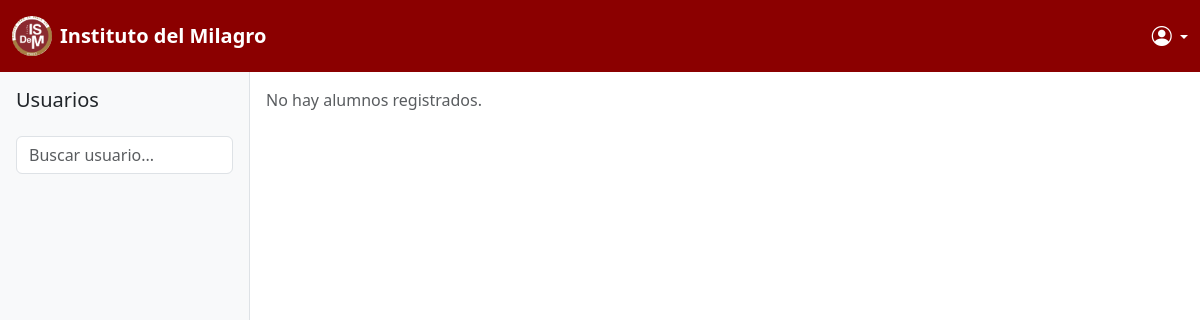
The app's page /panel/, older data.
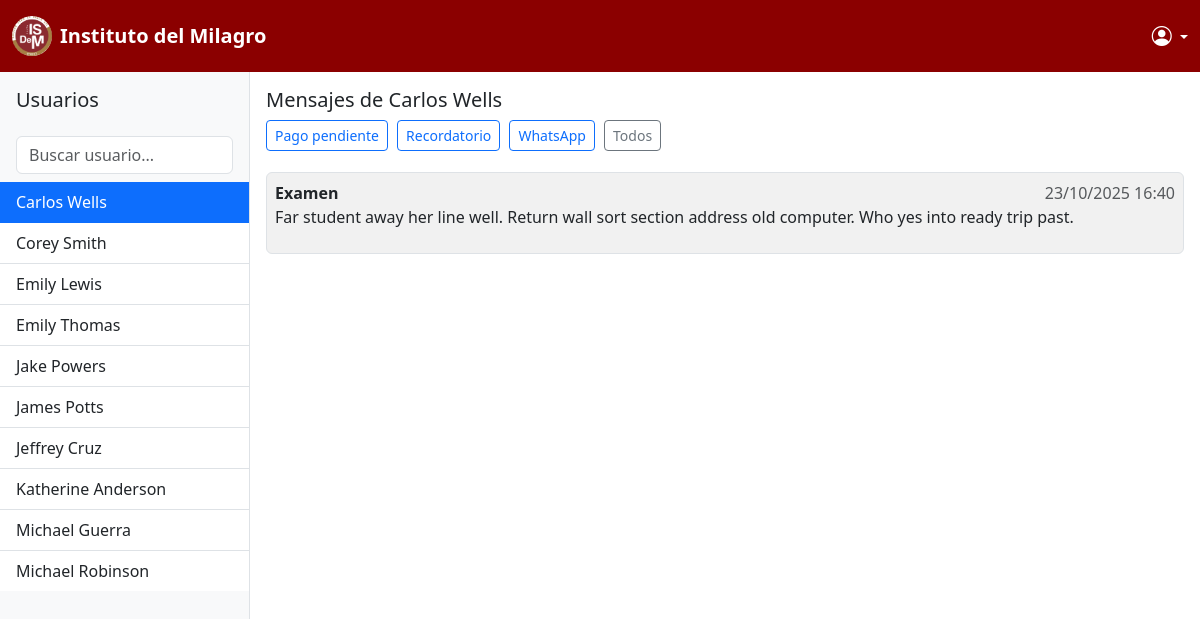
The same page, newer data.
### mensajes/models.py (models this page shows, shortened)
class PerfilAlumno(models.Model):
    user = models.OneToOneField(User, on_delete=models.CASCADE)
    dni = models.CharField(max_length=20, unique=True)
    telefono = models.CharField(max_length=20, blank=True, null=True)
    direccion = models.CharField(max_length=200, blank=True, null=True)
    carrera = models.ForeignKey(Carrera, on_delete=models.SET_NULL, blank=True, null=True)
    estado_documentacion = models.BooleanField(default=True)  # True = completa, False = faltante
    estado_pago = models.BooleanField(default=True)  # True = al día, False = pendiente
    def __str__(self):
        return f"{self.user.first_name} {self.user.last_name}"

class Notificacion(models.Model):
    alumno = models.ForeignKey(PerfilAlumno, on_delete=models.CASCADE)
    tipo = models.ForeignKey(TipoNotificacion, on_delete=models.CASCADE)
    fecha_envio = models.DateTimeField(auto_now_add=True)
    estado_envio = models.CharField(max_length=50)  # "Enviado", "Fallido", "Pendiente"
    mensaje = models.TextField(default="mensaje por defecto")

class TipoNotificacion(models.Model):
    nombre_tipo = models.CharField(max_length=100)

### mensajes/views.py (the view)
# urls.py: path('panel/', views.panel_admin, name='panel_admin'),
def panel_admin(request):
    alumnos = PerfilAlumno.objects.filter(user__is_staff=False).order_by('user__first_name')
    print(alumnos)
    alumno_seleccionado = alumnos.first() if alumnos.exists() else None
    notificaciones = []
    if alumno_seleccionado:
        notificaciones = Notificacion.objects.filter(alumno=alumno_seleccionado).order_by('-fecha_envio')
    context = {
        'alumnos': alumnos,
        'alumno_seleccionado': alumno_seleccionado,
        'notificaciones': notificaciones,
    }
    return render(request, 'mensajes/panel_admin.html', context)

### mensajes/templates/mensajes/panel_admin.html (shortened to what this page needs)
<!DOCTYPE html>
<html lang="es">
<head>
    <link href="https://cdn.jsdelivr.net/npm/bootstrap@5.3.1/dist/css/bootstrap.min.css" rel="stylesheet">
</head>
<body>
    {% include "mensajes/navbar.html" %}
<div class="d-flex vh-100">
    <div class="sidebar bg-light border-end" style="width: 250px; overflow-y: auto;">
        <h5 class="p-3">Usuarios</h5>
        <div class="px-3 pb-2">
            <input type="text" id="searchUser" class="form-control" placeholder="Buscar usuario...">
        </div>
       <ul id="alumnosList" class="list-group list-group-flush">
        {% for alumno in alumnos %}
            <li class="list-group-item {% if alumno == alumno_seleccionado %}active{% endif %}"
                data-alumno-id="{{ alumno.id }}">
                {{ alumno.user.first_name }} {{ alumno.user.last_name }}
            </li>
        {% endfor %}
    </ul>
    </div>
    <div class="chat-area d-flex flex-column flex-grow-1">
        <div class="messages flex-grow-1 p-3" style="overflow-y: auto;">
            {% if alumno_seleccionado %}
                <h5>Mensajes de {{ alumno_seleccionado.user.first_name }} {{ alumno_seleccionado.user.last_name }}</h5>
                <div id="filtros" class="mb-3">
                    <button class="btn btn-sm btn-outline-primary filtro-btn" data-tipo="Pago pendiente">Pago pendiente</button>
                    <button class="btn btn-sm btn-outline-primary filtro-btn" data-tipo="Recordatorio">Recordatorio</button>
                    <button class="btn btn-sm btn-outline-primary filtro-btn" data-tipo="WhatsApp">WhatsApp</button>
                    <button class="btn btn-sm btn-outline-secondary filtro-btn" data-tipo="Todos">Todos</button>
                </div>
                {% if notificaciones %}
                    {% for notificacion in notificaciones %}
                        <div class="message border rounded p-2 mb-2" data-tipo="{{ notificacion.tipo.nombre_tipo }}">
                            <strong>{{ notificacion.tipo.nombre_tipo }}</strong>
                            <span class="text-muted float-end">{{ notificacion.fecha_envio|date:"d/m/Y H:i" }}</span>
                            <p>{{ notificacion.mensaje }}</p>
                        </div>
                    {% endfor %}
                {% else %}
                    <p class="text-muted">Este alumno no tiene notificaciones.</p>
                {% endif %}
            {% else %}
                <p class="text-muted">No hay alumnos registrados.</p>
            {% endif %}
        </div>
    </div>
</div>
 <link href="https://cdn.jsdelivr.net/npm/bootstrap@5.3.3/dist/css/bootstrap.min.css" rel="stylesheet">
    <link rel="stylesheet" href="https://cdn.jsdelivr.net/npm/bootstrap-icons@1.11.3/font/bootstrap-icons.min.css">
</body>
</html>

### mensajes/templates/mensajes/navbar.html (shortened to what this page needs)
{% load static %}
<nav class="navbar navbar-expand-lg" style="background-color: #8B0000;">
    <div class="container-fluid">
        <a class="navbar-brand d-flex align-items-center" href="#">
            <img src='{% static "descarga.png" %}' alt="Logo" width="40" height="40" style="border-radius: 50%;">
            <span class="navbar-text fw-bold fs-5 ms-2" style="color: white;">
                Instituto del Milagro
            </span>
        </a>
        <div class="dropdown">
            <a class="nav-link dropdown-toggle" style="color: white;" href="#" role="button" id="perfilDropdown" data-bs-toggle="dropdown" aria-expanded="false">
                <i class="bi bi-person-circle fs-5" style="color: white;"></i>
            </a>
        </div>
    </div>
</nav>

### mensajes/templates/mensajes/panel_admin.html (style rules this page uses)
body { height: 100vh; }
.sidebar { width: 250px; height: 100%; overflow-y: auto; border-right: 1px solid #ddd; }
.chat-area { flex: 1; display: flex; flex-direction: column; height: 100%; }
.messages { flex: 1; overflow-y: auto; padding: 15px; }
.message { margin-bottom: 10px; padding: 8px; border-radius: 10px; background: #f1f1f1; }
.filtro-btn { margin-right: 5px; margin-bottom: 5px; }

Row changes from the older to the newer data that the page shows:
added PerfilAlumno: user.first_name "Carlos", user.last_name "Wells"
added PerfilAlumno: user.first_name "Corey", user.last_name "Smith"
added PerfilAlumno: user.first_name "Emily", user.last_name "Lewis"
added PerfilAlumno: user.first_name "Emily", user.last_name "Thomas"
added PerfilAlumno: user.first_name "Jake", user.last_name "Powers"
added PerfilAlumno: user.first_name "James", user.last_name "Potts"
added PerfilAlumno: user.first_name "Jeffrey", user.last_name "Cruz"
added PerfilAlumno: user.first_name "Katherine", user.last_name "Anderson"
added PerfilAlumno: user.first_name "Michael", user.last_name "Guerra"
added PerfilAlumno: user.first_name "Michael", user.last_name "Robinson"
now on this page (row edited): Notificacion: tipo.nombre_tipo "Examen", fecha_envio "23/10/2025 16:40", mensaje "Far student away her line well. Return wall sort section address old computer. Who yes into ready trip past."
Text that changed along with them:
text no longer shown: "No hay alumnos registrados."
text now shown: "Mensajes de Pago pendiente Recordatorio WhatsApp Todos"
